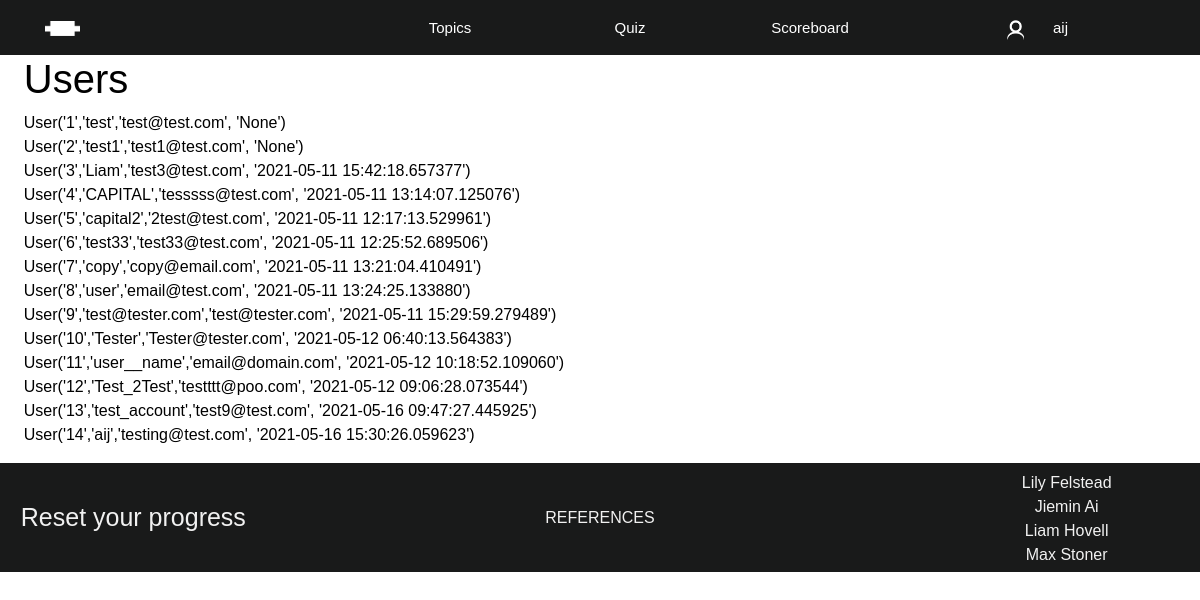
Page /users (signed in) on the earlier database version.
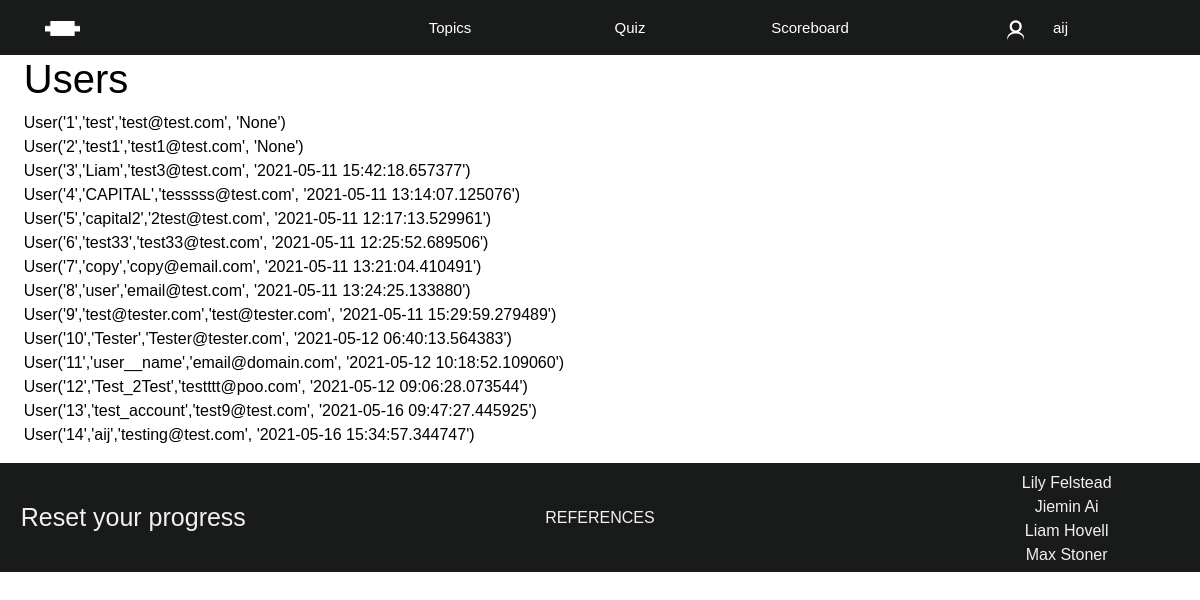
Same page on the later database version.
### app/models.py (models this page shows)
class User(db.Model, UserMixin):
    id = db.Column(db.Integer, primary_key = True)
    username = db.Column(db.String(20), unique = True, nullable=False)
    email = db.Column(db.String(120), unique = True, nullable=False)
    password = db.Column(db.String(60), nullable=False)
    about_me = db.Column(db.String(140))
    last_seen = db.Column(db.DateTime, default=datetime.utcnow)
    scores = db.relationship('Scores', backref='user_info', lazy=True)
    def __repr__(self):
        return f"User('{self.id}','{self.username}','{self.email}', '{self.last_seen}')"

### app/routes.py (the view)
@app.route("/users")
@login_required
def users():
    users_in_database = User.query.all()
    for user in users_in_database:
        print (user.username)
    return render_template('users.html', title= 'Users', all_users = users_in_database)

### app/models.py (called while the page is built)
@login_manager.user_loader
def load_user(user_id):
    return User.query.get(int(user_id))

### app/routes.py (called while the page is built)
@app.before_request
def before_request():
    if current_user.is_authenticated:
        current_user.last_seen = datetime.utcnow()
        db.session.commit()

### app/templates/users.html
{% extends "layout.html" %}
{% block content %}
<h1>Users</h1>
{% for item in all_users %}
    {{item}} </br>
{% endfor %}
{% endblock %}

### app/templates/layout.html (shortened to what this page needs)
<!DOCTYPE html>
<html lang="en">
  <head>
    <link rel="stylesheet" href="https://stackpath.bootstrapcdn.com/bootstrap/4.4.1/css/bootstrap.min.css">
    <link rel="stylesheet" href="{{url_for('static', filename='css/layout.css')}}">
  </head>
  <body>
    <header id="main-header">
      <ul>
        <a class="header-logo" href="{{url_for('home')}}">
          <li>
            <img
              src="{{url_for('static', filename='logo.png')}}"
              alt=""
              style="height: 15px"
            />
          </li>
        </a>
        <a></a>
        <div class="header-dropdown header-item">
          <li>Topics</li>
        </div>
        <a class="header-item" href="{{url_for('quiz')}}">
          <li>Quiz</li>
        </a>
        <a class="header-item" href="{{url_for('scoreboard')}}">
          <li>Scoreboard</li>
        </a>
        {% if current_user.is_authenticated %}
        <a
          class="header-item"
          href="{{url_for('account', username = current_user.username)}}"
          style="padding-right: 25px; grid-column: 6 / 8"
        >
          <li>
            <img
              src="{{url_for('static', filename='account.png')}}"
              style="height: 25px; margin-right: 5%"
              alt=""
            /><span>{{current_user.username}}</span>
          </li>
        </a>
        {% endif %}
      </ul>
    </header>
    <div id="body-wrapper">
      <main id="content">
        {% block content %}{% endblock %}
      </main>
      <aside id="progress">
      </aside>
    </div>
    <footer id="footer">
      <div class="reset-button">
        <a href="javascript:resetProgress()">Reset your progress</a>
      </div>
      <div class="reference-link">
        <a href="{{url_for('reference')}}">REFERENCES</a>
      </div>
      <div class="names">
        Lily Felstead <br />
        Jiemin Ai <br />
        Liam Hovell <br />
        Max Stoner <br />
      </div>
    </footer>
  </body>
</html>

### app/static/css/layout.css (style rules this page uses)
:root { --header-default: #191a1a; --header-hover: #2a2b2b; --header-active: #191a1a; --header-login: #191a1a; --header-height: 55px; --header-topics: #f1f1f1; --header-topics-hover: #ddd; --header-topics-completed: #a3a3a3; --shading: #e4e4e4; --progress-bar: #4e4e4e; --button-primary-color: #191a1a; --button-secondary-color: #2a2b2b; --footer-default: #191a1a; --footer-content: #f1f1f1; --footer-hover: #2a2b2b; }
body { margin: 0; padding: 0; font-family: Arial, Helvetica, sans-serif; color: black; }
#main-header { position: sticky; top: 0; width: 100%; overflow: visible; z-index: 1; }
#main-header > ul { list-style-type: none; padding: 0; margin: 0px; background-color: var(--header-login); display: grid; grid-template-columns: repeat(6, 3fr) 2fr; grid-template-rows: var(--header-height); }
.header-item { background-color: var(--header-default); color: white; text-decoration: none; font-family: Verdana, Helvetica, sans-serif; font-size: 15px; }
.header-item > li, .header-item a { text-align: center; color: white; vertical-align: middle; line-height: var(--header-height); }
.header-logo { margin: auto; width: 50%; float: left; }
.header-dropdown { display: inline-block; width: auto; }
.header-item img { padding-right: 15px; position: relative; bottom: -3px; }
.header-item img + span { margin: 0; }
#body-wrapper { display: grid; grid-template-columns: 1fr 10px; grid-template-areas: "body sidebar"; }
#content { grid-area: body; padding: 0px 2%; }
#progress { grid-area: sidebar; position: sticky; align-self: start; top: var(--header-height); height: 100%; }
#footer { background-color: var(--footer-default); width: 100%; display: grid; justify-items: center; align-items: center; grid-template-columns: 2fr 5fr 2fr; }
.names { margin: 8px 0px 5px 0px; color: var(--footer-content); text-align: center; }
.reset-button { text-align: center; }
.reset-button a:link { font-size: 25px; text-decoration: none; color: var(--footer-content); }
.reference-link a:link, .reference-link a:visited { text-decoration: none; color: var(--footer-content); }

Differences in the rows shown:
changed User "aij": id+username+email "User('14','aij','testing@test.com', '2021-05-16 15:30:26.059623')" → "User('14','aij','testing@test.com', '2021-05-16 15:34:57.344747')"
